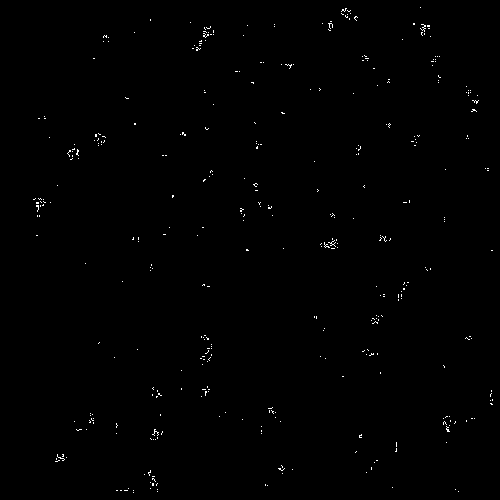
Frame 1 (no input)
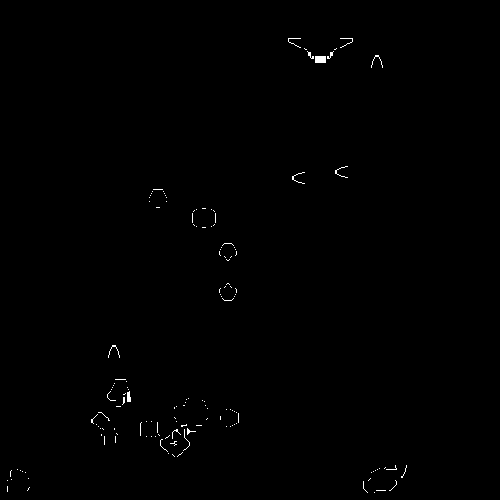
Frame 60 (the mouse pressed at the canvas centre just before this capture)
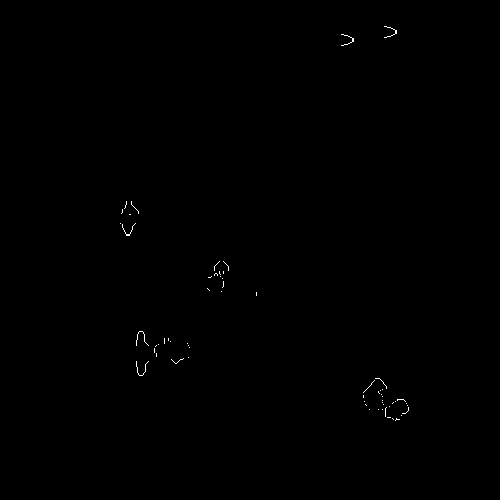
Frame 120 (the mouse held since frame 60 and released just before this capture)

The Processing sketch that drew these frames (run headless with seeded random() and noise(); from frame 60 on, the mouse is pressed at the canvas centre):

// Processing sketch: sketch_04_larger_than_life_simple
// ── sketch_04_larger_than_life_simple.pde
//range
int range = 7;
//constants for the rule
int b1 = 12;
int b2 = 12;
int a1 = 12;
int a2 = 12;

//variables for current and next state
int A[][];
int B[][];

//initial state
void setup() {
  size(500, 500);
  //initialize A and B
  A = new int[width][height];
  B = new int[width][height];
  //fill A with random values and B with 0s //<>//
  for (int i = 0; i < width; i++) {
    for (int j = 0; j < height; j++) {
      A[i][j] = (random(1) < 0.9) ? 0 : 1;
      B[i][j] = 0;
    }
  }
}
 
void draw() {
  //for each cell
  for (int i = range; i < width - range; i++) {
    for (int j = range; j < height - range; j++) {
      //number of living cells in the neighborhood
      int sum = 0; //<>//
      for (int ii = -range; ii <= range; ii++){
        for (int jj = -range; jj <= range; jj++){ //<>//
          sum += A[i + ii][j + jj];
        }
      }
      //apply rule
      if (A[i][j] == 1 & sum >= a1 & sum <= a2){
        B[i][j] = 1;
      } else {
        if (A[i][j] == 0 & sum >= b1 & sum <= b2){
          B[i][j] = 1;
        } else {
          B[i][j] = 0;
        }
      }
    }
  }
  loadPixels();
  for (int i = 0; i < width; i++) {
    for (int j = 0; j < height; j++) {
      //fill A with B values
      A[i][j] = B[i][j];
      //draw cell
      pixels[i + j * width] = color(A[i][j] * 255);
    }
  }
  updatePixels();
}
